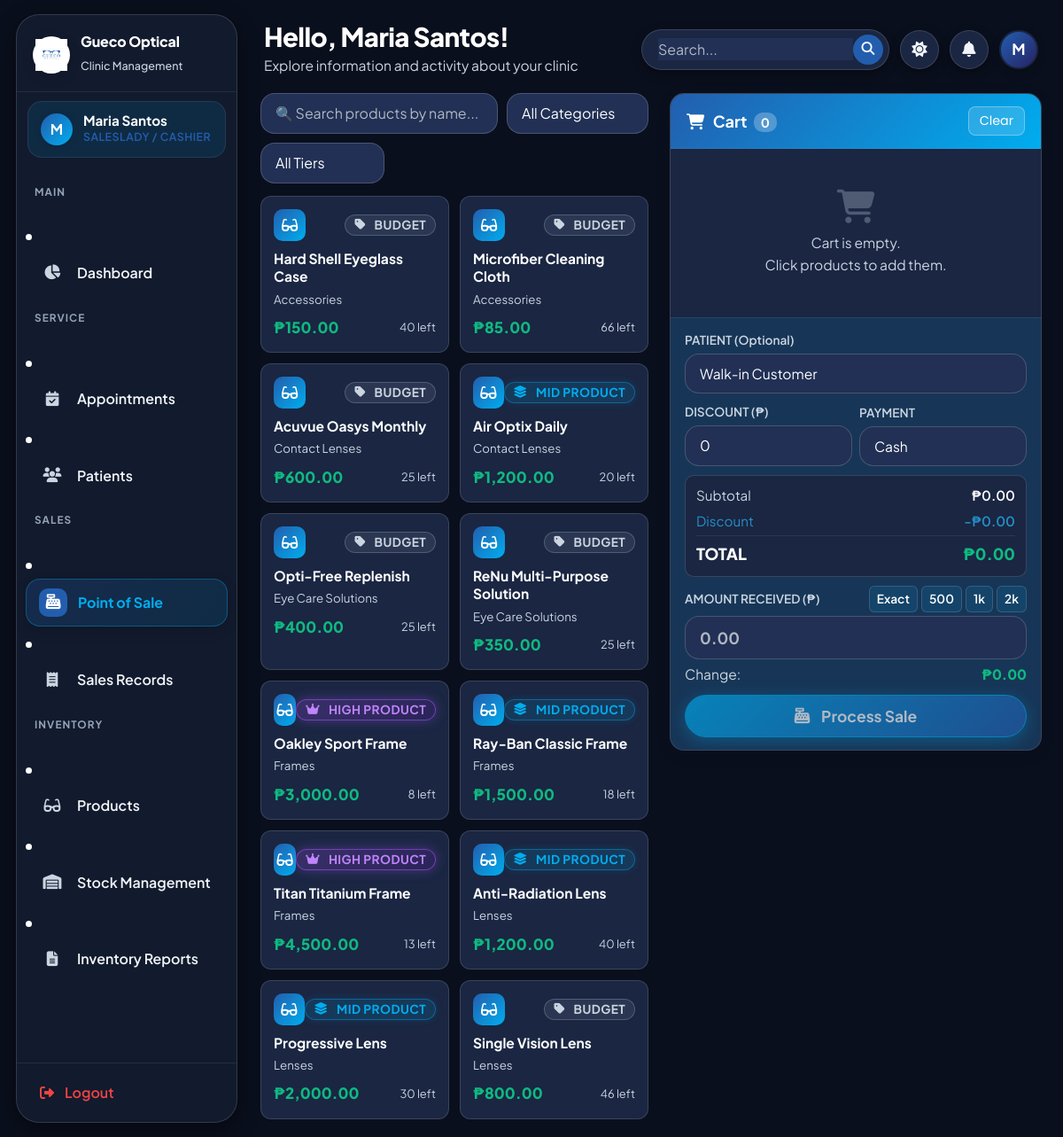
The app's page /saleslady/pos.php (signed in) with its own data.
### tables this page shows
CREATE TABLE `users` (
  `id` int(11) NOT NULL AUTO_INCREMENT,
  `full_name` varchar(100) NOT NULL,
  `email` varchar(100) NOT NULL,
  `password` varchar(255) NOT NULL,
  `role` enum('admin','doctor','saleslady') NOT NULL,
  `phone` varchar(20) DEFAULT NULL,
  `status` enum('active','inactive') DEFAULT 'active',
  `profile_photo` varchar(255) DEFAULT NULL,
  `created_at` timestamp NOT NULL DEFAULT current_timestamp(),
  `updated_at` timestamp NOT NULL DEFAULT current_timestamp() ON UPDATE current_timestamp(),
  PRIMARY KEY (`id`),
  UNIQUE KEY `email` (`email`)
);

CREATE TABLE `products` (
  `id` int(11) NOT NULL AUTO_INCREMENT,
  `category_id` int(11) NOT NULL,
  `tier` enum('budget','mid','high') NOT NULL DEFAULT 'budget',
  `supplier_id` int(11) DEFAULT NULL,
  `name` varchar(150) NOT NULL,
  `product_code` varchar(100) DEFAULT NULL,
  `description` text DEFAULT NULL,
  `image` varchar(255) DEFAULT NULL,
  `price` decimal(10,2) NOT NULL DEFAULT 0.00,
  `stock_quantity` int(11) NOT NULL DEFAULT 0,
  `low_stock_alert` int(11) NOT NULL DEFAULT 5,
  `status` enum('active','inactive') DEFAULT 'active',
  `created_at` timestamp NOT NULL DEFAULT current_timestamp(),
  `updated_at` timestamp NOT NULL DEFAULT current_timestamp() ON UPDATE current_timestamp(),
  PRIMARY KEY (`id`),
  UNIQUE KEY `unique_product_name` (`name`),
  KEY `category_id` (`category_id`),
  KEY `supplier_id` (`supplier_id`),
  KEY `idx_products_tier` (`tier`),
  CONSTRAINT `products_ibfk_1` FOREIGN KEY (`category_id`) REFERENCES `categories` (`id`),
  CONSTRAINT `products_ibfk_2` FOREIGN KEY (`supplier_id`) REFERENCES `suppliers` (`id`) ON DELETE SET NULL
);

CREATE TABLE `categories` (
  `id` int(11) NOT NULL AUTO_INCREMENT,
  `name` varchar(100) NOT NULL,
  `description` text DEFAULT NULL,
  `status` enum('active','inactive') DEFAULT 'active',
  `created_at` timestamp NOT NULL DEFAULT current_timestamp(),
  PRIMARY KEY (`id`),
  UNIQUE KEY `unique_category_name` (`name`)
);

### saleslady/pos.php (the view, shortened to what this page needs)
<?php
require_once __DIR__ . '/../config/functions.php';
$db = getDB();
$allProducts = $db->query("SELECT p.id,p.name,p.price,p.stock_quantity,p.tier,c.name as category FROM products p JOIN categories c ON c.id=p.category_id WHERE p.status='active' AND p.stock_quantity>0 ORDER BY c.name,p.name")->fetchAll();
include __DIR__ . '/../includes/header.php';
?>
<div class="pos-layout">
  <div style="display:flex;flex-direction:column;gap:14px;">
    <div style="display:flex;gap:10px;flex-shrink:0;flex-wrap:wrap;">
      <input type="text" id="productSearch" class="form-control" placeholder="🔍 Search products by name..." style="flex:1;min-width:180px;">
      <select id="catFilter" class="form-select" style="width:160px;">
        <option value="">All Categories</option>
      </select>
      <select id="tierFilter" class="form-select" style="width:140px;">
        <option value="">All Tiers</option>
      </select>
    </div>
    <div id="productGrid" style="display:grid;grid-template-columns:repeat(auto-fill,minmax(160px,1fr));gap:12px;align-content:start;">
      <?php foreach ($allProducts as $prod): ?>
      <div class="prod-card"
           data-id="<?= $prod['id'] ?>"
           data-name="<?= htmlspecialchars($prod['name'], ENT_QUOTES, 'UTF-8') ?>"
           data-price="<?= $prod['price'] ?>"
           data-stock="<?= $prod['stock_quantity'] ?>"
           data-cat="<?= htmlspecialchars($prod['category'], ENT_QUOTES, 'UTF-8') ?>"
           data-tier="<?= htmlspecialchars($prod['tier'] ?? 'budget', ENT_QUOTES, 'UTF-8') ?>"
           onclick="addToCart(this)"
           style="background:var(--bg-card);border:1px solid var(--border-color);border-radius:12px;padding:14px;cursor:pointer;transition:all .2s ease;"
           onmouseover="this.style.borderColor='var(--clr-primary)';this.style.boxShadow='0 4px 20px rgba(37,99,235,.15)'"
           onmouseout="this.style.borderColor='var(--border-color)';this.style.boxShadow='none'">
        <div style="display:flex;justify-content:space-between;align-items:center;margin-bottom:10px;">
          <div style="width:36px;height:36px;background:linear-gradient(135deg,var(--clr-primary),var(--clr-secondary));border-radius:10px;display:flex;align-items:center;justify-content:center;">
            <i class="fas fa-glasses" style="color:#fff;font-size:.85rem;"></i>
          </div>
          <?= tierBadge($prod['tier'] ?? 'budget') ?>
        </div>
        <div style="font-weight:700;font-size:.82rem;margin-bottom:4px;line-height:1.3"><?= sanitize($prod['name']) ?></div>
        <div style="font-size:.7rem;color:var(--text-muted);margin-bottom:8px"><?= sanitize($prod['category']) ?></div>
        <div style="display:flex;justify-content:space-between;align-items:center;">
          <div style="font-weight:800;color:var(--clr-success);font-size:.9rem">₱<?= number_format($prod['price'],2) ?></div>
          <div style="font-size:.68rem;color:<?= $prod['stock_quantity']<=5?'var(--clr-warning)':'var(--text-muted)' ?>"><?= $prod['stock_quantity'] ?> left</div>
        </div>
      </div>
      <?php endforeach; ?>
    </div>
  </div>
  <div class="pos-cart-card">
    <div style="padding:14px 18px;border-bottom:1px solid var(--border-light);display:flex;justify-content:space-between;align-items:center;background:linear-gradient(135deg,var(--clr-primary),var(--clr-secondary));color:#fff;flex-shrink:0;">
      <h6 style="margin:0;font-size:.95rem;font-weight:700;">
        <i class="fas fa-shopping-cart me-2"></i>Cart
        <span id="cartCount" style="background:rgba(255,255,255,.25);padding:2px 8px;border-radius:10px;font-size:.75rem;margin-left:4px">0</span>
      </h6>
      <button type="button" onclick="clearCart()" style="background:rgba(255,255,255,.15);border:1px solid rgba(255,255,255,.3);color:#fff;border-radius:8px;padding:4px 12px;font-size:.75rem;cursor:pointer;font-family:'Poppins',sans-serif;">Clear</button>
    </div>
    <div id="cartItems" class="pos-cart-list">
      <div id="emptyCart" style="text-align:center;padding:40px 16px;color:var(--text-muted);">
        <i class="fas fa-shopping-cart" style="font-size:2rem;margin-bottom:10px;display:block;opacity:.3"></i>
        <p style="font-size:.82rem;margin:0">Cart is empty.<br>Click products to add them.</p>
      </div>
    </div>
    <div style="padding:14px 16px;border-top:1px solid var(--border-light);background:var(--bg-hover);flex-shrink:0;">
      <div style="margin-bottom:10px;">
        <label style="font-size:.72rem;font-weight:600;color:var(--text-muted);margin-bottom:4px;display:block;">PATIENT (Optional)</label>
        <select id="patientSelect" class="form-select form-select-sm" style="font-size:.82rem;">
          <option value="">Walk-in Customer</option>
        </select>
      </div>
      <div style="display:flex;gap:8px;margin-bottom:10px;align-items:flex-end;">
        <div style="flex:1">
          <label style="font-size:.72rem;font-weight:600;color:var(--text-muted);margin-bottom:4px;display:block;">DISCOUNT (₱)</label>
          <input type="number" id="discountInput" class="form-control form-control-sm" value="0" min="0" step="0.01" style="font-size:.85rem;" oninput="recalculate()">
        </div>
        <div style="flex:1">
          <label style="font-size:.72rem;font-weight:600;color:var(--text-muted);margin-bottom:4px;display:block;">PAYMENT</label>
          <select id="paymentMethod" class="form-select form-select-sm" style="font-size:.82rem;">
            <option value="cash">Cash</option>
          </select>
        </div>
      </div>
      <div style="background:var(--bg-card);border:1px solid var(--border-color);border-radius:10px;padding:10px 12px;margin-bottom:10px;">
        <div style="display:flex;justify-content:space-between;font-size:.8rem;margin-bottom:4px;"><span style="color:var(--text-muted)">Subtotal</span><span id="subtotalDisplay" style="font-weight:600;">₱0.00</span></div>
        <div style="display:flex;justify-content:space-between;font-size:.8rem;margin-bottom:4px;"><span style="color:var(--clr-warning)">Discount</span><span id="discountDisplay" style="color:var(--clr-warning);font-weight:600;">-₱0.00</span></div>
        <div style="display:flex;justify-content:space-between;font-size:.95rem;font-weight:800;border-top:1px solid var(--border-light);padding-top:6px;"><span>TOTAL</span><span id="totalDisplay" style="color:var(--clr-success)">₱0.00</span></div>
      </div>
      <div id="cashPanel" style="margin-bottom:10px;">
        <div style="display:flex;justify-content:space-between;align-items:center;margin-bottom:4px;">
          <label style="font-size:.72rem;font-weight:600;color:var(--text-muted);margin-bottom:0;">AMOUNT RECEIVED (₱)</label>
          <div style="display:flex;gap:4px;">
            <button type="button" class="quick-cash-btn" onclick="setExactAmount()">Exact</button>
            <button type="button" class="quick-cash-btn" onclick="setQuickCash(500)">500</button>
            <button type="button" class="quick-cash-btn" onclick="setQuickCash(1000)">1k</button>
            <button type="button" class="quick-cash-btn" onclick="setQuickCash(2000)">2k</button>
          </div>
        </div>
        <input type="number" id="amountPaid" class="form-control form-control-sm" placeholder="0.00" step="0.01" min="0" oninput="recalculate()" style="font-size:.95rem;font-weight:700;">
        <div style="display:flex;justify-content:space-between;margin-top:5px;font-size:.82rem;">
          <span style="color:var(--text-muted)">Change:</span>
          <span id="changeDisplay" style="font-weight:800;color:var(--clr-success)">₱0.00</span>
        </div>
      </div>
      <button id="checkoutBtn" onclick="processCheckout()" class="btn btn-primary w-100" style="padding:10px;font-size:.92rem;font-weight:700;" disabled>
        <i class="fas fa-cash-register me-1"></i> Process Sale
      </button>
    </div>
  </div>
</div>
<?php include __DIR__ . '/../includes/footer.php'; ?>

### includes/header.php (shortened to what this page needs)
<?php
require_once __DIR__ . '/../config/functions.php';
$user        = getCurrentUser();
$fullName    = $user['full_name'] ?? 'Admin';
$initials    = strtoupper(substr($fullName, 0, 1));
$userTheme = $_COOKIE['gueco_theme'] ?? ($_COOKIE['theme'] ?? 'dark');
$currentTheme = ($userTheme === 'light') ? 'light' : 'dark';
?>
<!DOCTYPE html>
<html lang="en" data-theme="<?= $currentTheme ?>">
<head>
  <link href="https://cdn.jsdelivr.net/npm/bootstrap@5.3.3/dist/css/bootstrap.min.css" rel="stylesheet">
  <link rel="stylesheet" href="https://cdnjs.cloudflare.com/ajax/libs/font-awesome/6.5.0/css/all.min.css">
  <link rel="stylesheet" href="<?= BASE_URL ?>assets/css/style.css?v=<?= time() ?>">
</head>
<body>
<div class="app-wrapper">
  <aside class="sidebar" id="sidebar">
    <div class="sidebar-logo">
      <div class="logo-icon">
        <img src="<?= htmlspecialchars(getClinicLogoUrl(BASE_URL)) ?>" alt="Logo" style="width:100%; height:100%; object-fit:contain;">
      </div>
      <div class="logo-text">
        <h6>Gueco Optical</h6>
        <span>Clinic Management</span>
      </div>
    </div>
    <div class="sidebar-user">
      <div class="user-avatar">
        <span><?= $initials ?></span>
      </div>
      <div class="user-info">
        <div class="user-name"><?= sanitize($fullName) ?></div>
        <div class="user-role"><?= getRoleLabel($user['role'] ?? '') ?></div>
      </div>
    </div>
    <nav class="sidebar-nav">
      <?php include __DIR__ . '/sidebar.php'; ?>
    </nav>
    <div class="sidebar-bottom">
      <a href="<?= BASE_URL ?>logout.php" class="nav-link">
        <div class="nav-icon" style="color:var(--clr-danger)"><i class="fas fa-sign-out-alt"></i></div>
        <span>Logout</span>
      </a>
    </div>
  </aside>
  <div class="main-content">
    <header class="app-header">
      <div class="header-left">
        <div class="header-greeting">
          <h4>Hello, <?= sanitize($fullName) ?>!</h4>
          <p>Explore information and activity about your clinic</p>
        </div>
      </div>
      <div class="header-right">
        <div class="header-search-wrap">
          <input type="text" placeholder="Search..." aria-label="Search">
          <button type="button" class="header-search-btn" title="Search">
            <i class="fas fa-search"></i>
          </button>
        </div>
        <button class="header-icon-btn" id="themeToggle" title="Toggle Theme">
          <i class="fas fa-moon" id="themeIcon"></i>
        </button>
        <div class="dropdown" id="notifDropdownWrap">
          <button class="header-icon-btn" type="button" data-bs-toggle="dropdown" aria-expanded="false" title="Notifications">
            <i class="fas fa-bell"></i>
          </button>
        </div>
        <div class="header-avatar" title="<?= sanitize($fullName) ?>">
          <?= $initials ?>
        </div>
      </div>
    </header>
    <div class="page-content">

### config/functions.php (shortened to what this page needs)
<?php
function getCurrentUser(): ?array {
    try {
        $db = getDB();
        $stmt = $db->prepare("SELECT id, full_name, role, email, phone, status FROM users WHERE id = ?");
        $stmt->execute([$_SESSION['user_id']]);
        $user = $stmt->fetch();
        if ($user) {
            $currentUser = $user;
            return $currentUser;
        }
    } catch (Exception $e) {
    }
    $currentUser = [
        'id'        => $_SESSION['user_id'] ?? 0,
        'full_name' => $_SESSION['user_name'] ?? 'User',
        'role'      => $_SESSION['user_role'] ?? 'guest',
        'email'     => $_SESSION['user_email'] ?? '',
    ];
    return $currentUser;
}
function getRoleLabel(string $role): string {
    return match($role) {
        'admin'     => 'Administrator',
        'doctor'    => 'Optometrist',
        'saleslady' => 'Saleslady / Cashier',
        default     => ucfirst($role),
    };
}
function sanitize(?string $value): string {
    return htmlspecialchars(strip_tags(trim($value)), ENT_QUOTES, 'UTF-8');
}
function tierBadge(string $tier): string {
    $tier = strtolower(trim($tier));
    return match($tier) {
        'budget' => '<span class="badge badge-tier badge-tier-budget"><i class="fas fa-tag me-1"></i>Budget</span>',
        'mid'    => '<span class="badge badge-tier badge-tier-mid"><i class="fas fa-layer-group me-1"></i>Mid Product</span>',
        'high'   => '<span class="badge badge-tier badge-tier-high"><i class="fas fa-crown me-1"></i>High Product</span>',
        default  => '<span class="badge bg-secondary"><i class="fas fa-tag me-1"></i>' . htmlspecialchars(ucfirst($tier)) . '</span>',
    };
}
function getClinicLogoUrl(string $basePrefix = ''): string {
    static $cachedLogo = null;
    try {
        $db = getDB();
        $stmt = $db->prepare("SELECT setting_value FROM site_settings WHERE setting_key = 'clinic_logo' LIMIT 1");
        $stmt->execute();
        $custom = $stmt->fetchColumn();
        if (!empty($custom) && file_exists(__DIR__ . '/../' . ltrim($custom, '/'))) {
            $cachedLogo = ltrim($custom, '/');
        } else {
            $cachedLogo = 'assets/images/logo.png';
        }
    } catch (Throwable $e) {
        $cachedLogo = 'assets/images/logo.png';
    }
    $realFile = __DIR__ . '/../' . $cachedLogo;
    $ver = file_exists($realFile) ? filemtime($realFile) : '2';
    $cachedLogo .= '?v=' . $ver;
    return $basePrefix . $cachedLogo;
}

### saleslady/pos.php (style rules this page uses)
.pos-layout { display: grid; grid-template-columns: 1fr 420px; gap: 24px; align-items: start; }
.pos-cart-card { background: var(--bg-card); border: 1px solid var(--border-color); border-radius: 16px; overflow: hidden; box-shadow: 0 4px 20px rgba(0, 0, 0, 0.06); position: sticky; top: 15px; display: flex; flex-direction: column; }
.pos-cart-list { min-height: 100px; max-height: 215px; overflow-y: auto; padding: 6px 14px; scrollbar-width: thin; scrollbar-color: var(--clr-primary) rgba(0, 0, 0, 0.05); }
.quick-cash-btn { background: var(--bg-hover); border: 1px solid var(--border-color); color: var(--text-primary); font-size: 0.72rem; font-weight: 600; padding: 3px 8px; border-radius: 6px; cursor: pointer; transition: all 0.15s ease; }

### records on screen
users: full_name "M", full_name "Maria Santos", role "SALESLADY / CASHIER"
products: tier "BUDGET", name "Hard Shell Eyeglass Case", category.name "Accessories", price "150.00", stock_quantity "40"
products: tier "BUDGET", name "Microfiber Cleaning Cloth", category.name "Accessories", price "85.00", stock_quantity "66"
products: tier "BUDGET", name "Acuvue Oasys Monthly", category.name "Contact Lenses", price "600.00", stock_quantity "25"
products: tier "MID PRODUCT", name "Air Optix Daily", category.name "Contact Lenses", price "1,200.00", stock_quantity "20"
products: tier "BUDGET", name "Opti-Free Replenish", category.name "Eye Care Solutions", price "400.00", stock_quantity "25"
products: tier "BUDGET", name "ReNu Multi-Purpose Solution", category.name "Eye Care Solutions", price "350.00", stock_quantity "25"
products: tier "HIGH PRODUCT", name "Oakley Sport Frame", category.name "Frames", price "3,000.00", stock_quantity "8"
products: tier "MID PRODUCT", name "Ray-Ban Classic Frame", category.name "Frames", price "1,500.00", stock_quantity "18"
products: tier "HIGH PRODUCT", name "Titan Titanium Frame", category.name "Frames", price "4,500.00", stock_quantity "13"
products: tier "MID PRODUCT", name "Anti-Radiation Lens", category.name "Lenses", price "1,200.00", stock_quantity "40"
products: tier "MID PRODUCT", name "Progressive Lens", category.name "Lenses", price "2,000.00", stock_quantity "30"
products: tier "BUDGET", name "Single Vision Lens", category.name "Lenses", price "800.00", stock_quantity "46"
